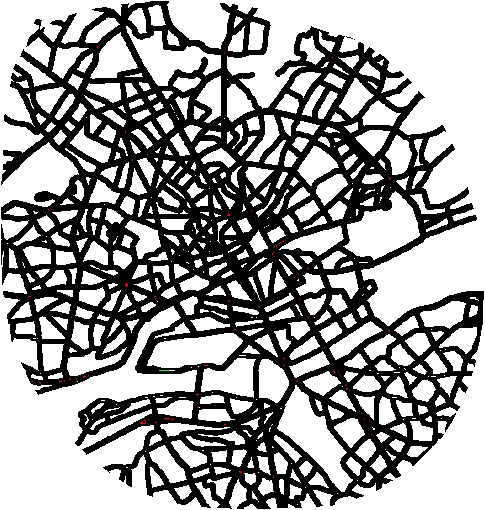
#> input picture Oubliettes/Cartes/Nantes.jpg, 485 x 510 px
$ jupyter execute Road-extractor.ipynb
#> lines starting #> are read from the running program, lines starting #| are printed output that depends on the picture; after the words box and inside, x2 and y2 are one past the last pixel; in counts of white or black regions, pixels touching at a corner belong together
#> further down, img is the input picture: shape (510, 485, 3); mean R, G, B 154.3, 154.2, 154.2
[cell 1]
import matplotlib.pyplot as plt
import numpy as np
from skimage import morphology
import networkx as nx
import cv2
from collections import defaultdict

def hex_to_rgb(hex_color):
    return tuple(int(hex_color[i:i+2], 16) for i in (0, 2, 4))

def color_distance(color1, color2):
    return np.linalg.norm(color1 - color2, axis=-1)

# [16 lines left out: functions create_color_mask, extract_color_areas, remove_color_areas, not called in this run]

def convert_to_binary(image, threshold=100):
    # Convert the image to grayscale by taking the average of the RGB values
#> called with threshold = 100
    grayscale_image = np.mean(image, axis=-1)

    # Convert the grayscale image to binary
    # Values less than the threshold become 0 (black), and values greater than or equal to the threshold become 1 (white)
    binary_image = np.where(grayscale_image < threshold, 0, 1)
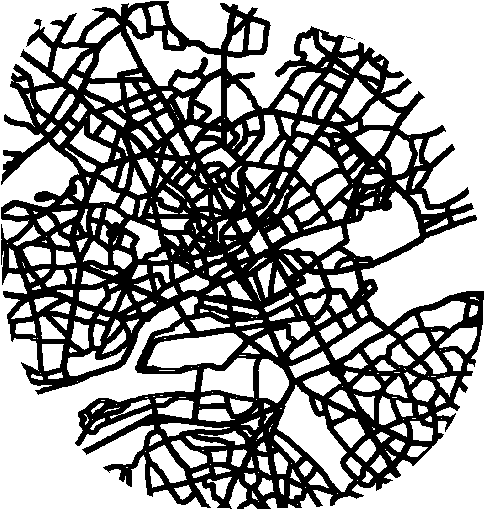
#> binary_image: shape (510, 485) int64; values 0 (black) and 1 (white), 60.5% white; 3 black regions (2 under 20 px), largest, box (x1, y1, x2, y2) and area: (1, 1, 484, 509) 97786

    return 1-binary_image

def create_graph_from_binary_image(image):
    graph = nx.Graph()
    for row_index, row in enumerate(image):
        for col_index, pixel_value in enumerate(row):
            if pixel_value == 255:
                node = (row_index, col_index)
                graph.add_node(node)
                neighbors = [
                    (row_index - 1, col_index),
                    (row_index + 1, col_index),
                    (row_index, col_index - 1),
                    (row_index, col_index + 1),
                    (row_index - 1, col_index - 1),
                    (row_index - 1, col_index + 1),
                    (row_index + 1, col_index - 1),
                    (row_index + 1, col_index + 1)
                ]
                for neighbor in neighbors:
                    if (
                        0 <= neighbor[0] < image.shape[0]
                        and 0 <= neighbor[1] < image.shape[1]
                        and image[neighbor] == 255
                    ):
                        graph.add_edge(node, neighbor)
    return graph

# [58 lines left out: function simplify_graph, not called in this run]

[cell 2]
# Load the image using matplotlib
img = plt.imread('Nantes.jpg')

# Define the target hex color and the threshold for color matching
hex_colors = ['0026FF']
threshold = 65

# Uncomment this line if you want to extract areas of the image that match the target color
# img = extract_color_areas(img, hex_colors, threshold)

# Convert the image to a binary (black and white) representation for processing
img = convert_to_binary(img)

# Skeletonize the binary image to reduce features to their basic structure
# This will thin the shapes to 1-pixel-wide skeletons
skeleton = morphology.skeletonize(img)
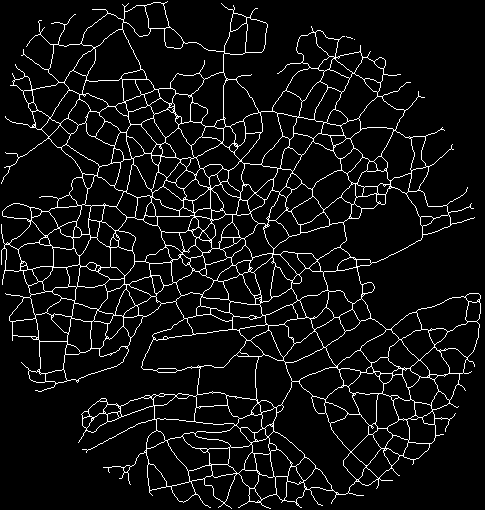
#> skeleton: shape (510, 485) bool; 6.7% white in thin lines or dots

# Display the skeletonized image using matplotlib
plt.imshow(skeleton, cmap='gray')
plt.show()

# Optionally save the skeletonized image (uncomment if needed)
# cv2.imwrite('output.png', skeleton * 255)

# Create a graph from the skeletonized binary image
# The nodes of the graph represent the white pixels (value = 255)
graph = create_graph_from_binary_image(skeleton * 255)


# Get the height of the skeleton image (used for positioning the graph)
height = skeleton.shape[0]
#> height = 510
# Generate the position of each node for graph visualization
# Each node's position is based on its pixel coordinates in the image
pos = {node: (node[1], height - node[0]) for node in graph.nodes()}
#> pos = 16635 items
# Draw
nx.draw_networkx_nodes(graph, pos, node_size=1)
nx.draw_networkx_edges(graph, pos, width=0.1, alpha=0.5)

# Show the final graph visualization using matplotlib
plt.show()
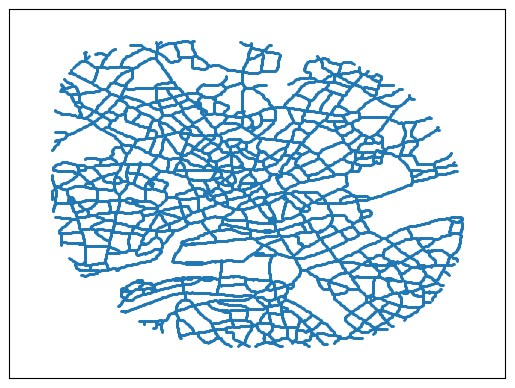
#> figure drawn by matplotlib, 1 panel

$ run again, with Oubliettes/Cartes/LaRocheSurYon.jpg copied over Oubliettes/Cartes/Nantes.jpg
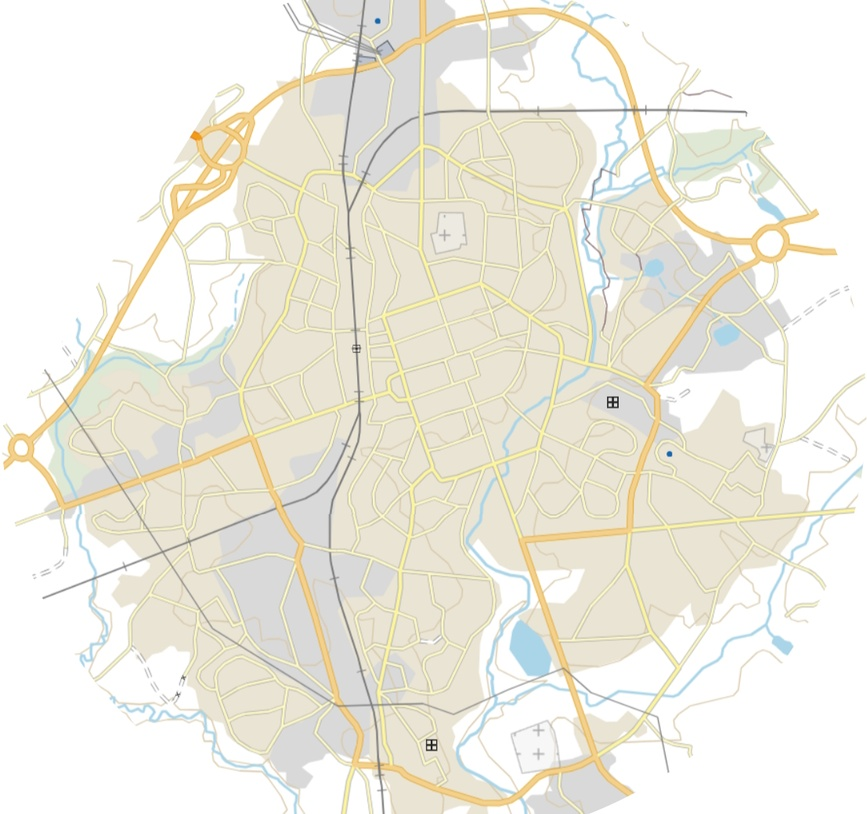
#> input picture Oubliettes/Cartes/LaRocheSurYon.jpg, 867 x 814 px, shrunk from 1107 x 1040 before the run
#> img is the input picture: shape (814, 867, 3); mean R, G, B 238.6, 236.1, 225.1
#> in convert_to_binary, `binary_image = np.where(grayscale_image < threshold, 0, 1)`:
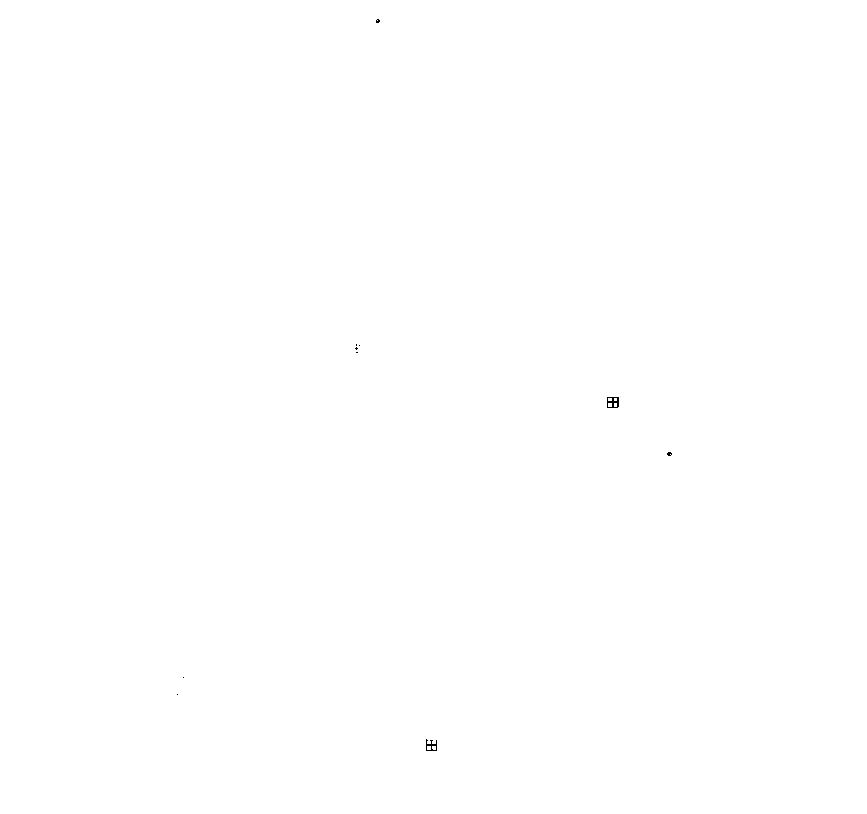
#> binary_image: shape (814, 867) int64; values 0 (black) and 1 (white), 100% white; black in thin lines or dots, all inside (x1, y1, x2, y2) = (177, 19, 672, 751)
#> pos = 117 items
#> `plt.show()`:
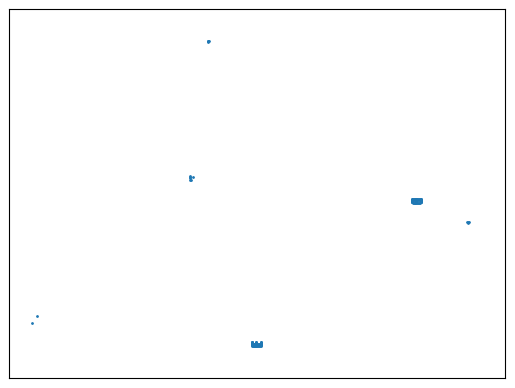
#> figure drawn by matplotlib, 1 panel

$ run again, with Oubliettes/Cartes/Lucon.jpg copied over Oubliettes/Cartes/Nantes.jpg
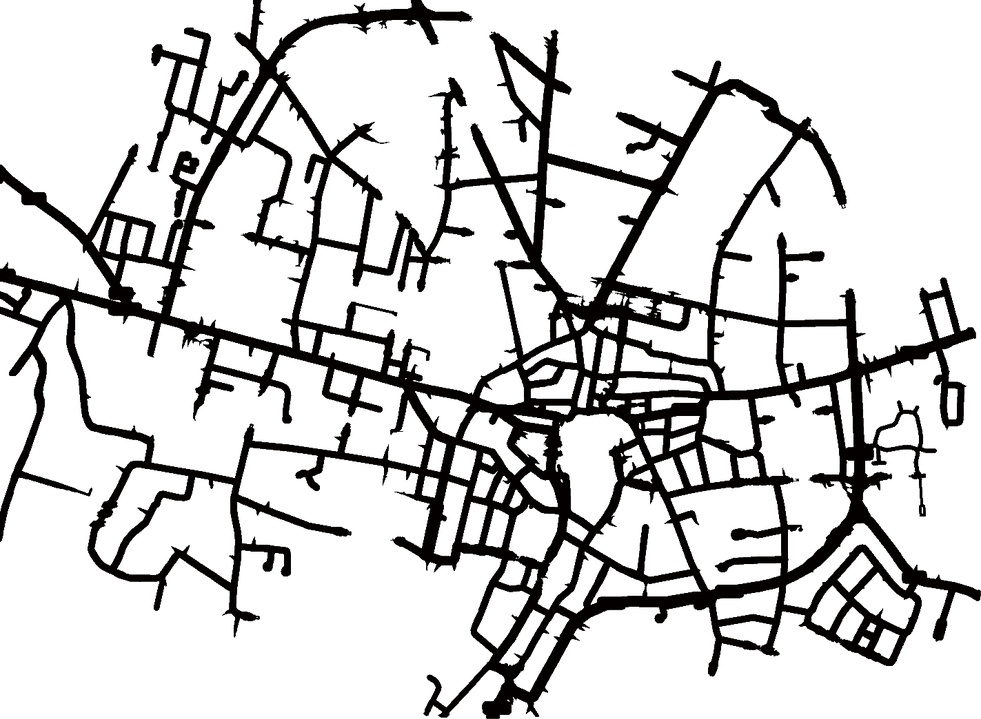
#> input picture Oubliettes/Cartes/Lucon.jpg, 981 x 719 px, shrunk from 1423 x 1044 before the run
#> img is the input picture: shape (719, 981, 3); mean R, G, B 207, 206.6, 206.5
#> binary_image: shape (719, 981) int64; values 0 (black) and 1 (white), 81.5% white; 9 black regions (8 under 20 px), largest, box (x1, y1, x2, y2) and area: (0, 0, 981, 719) 130529
#> `skeleton = morphology.skeletonize(img)`:
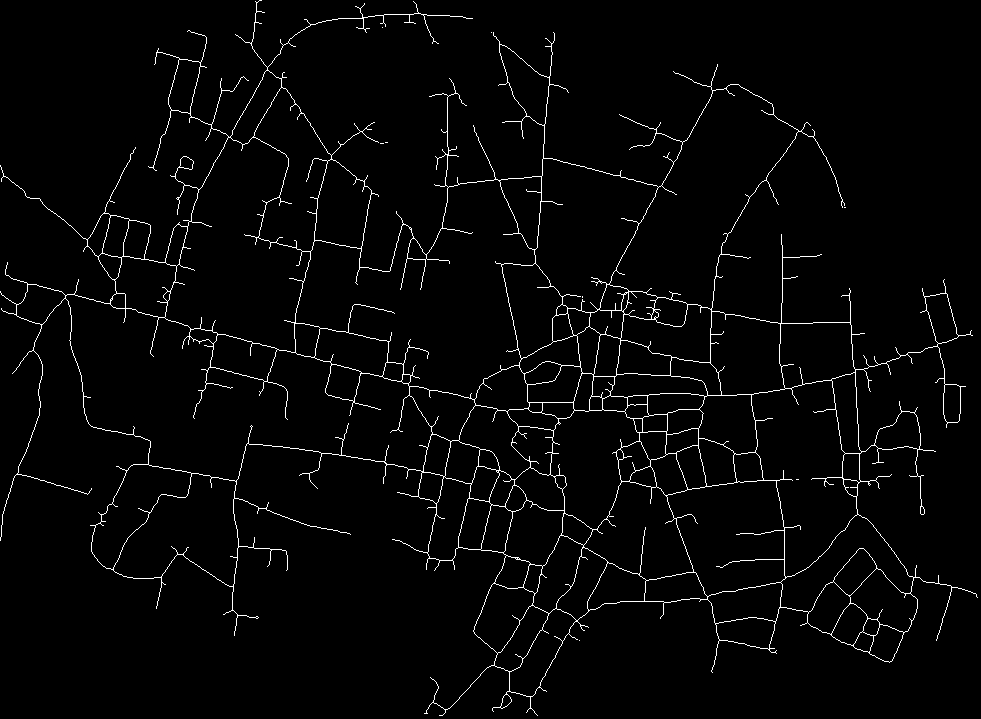
#> skeleton: shape (719, 981) bool; 2.6% white in thin lines or dots
#> pos = 18182 items
#> `plt.show()`:
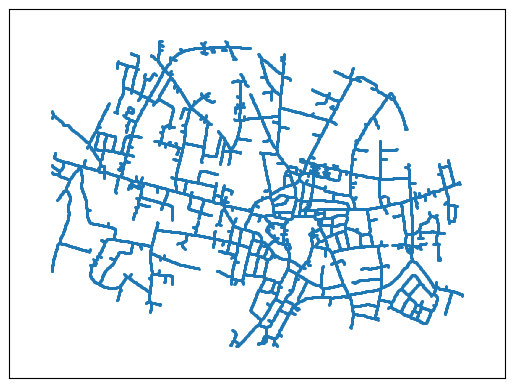
#> figure drawn by matplotlib, 1 panel
